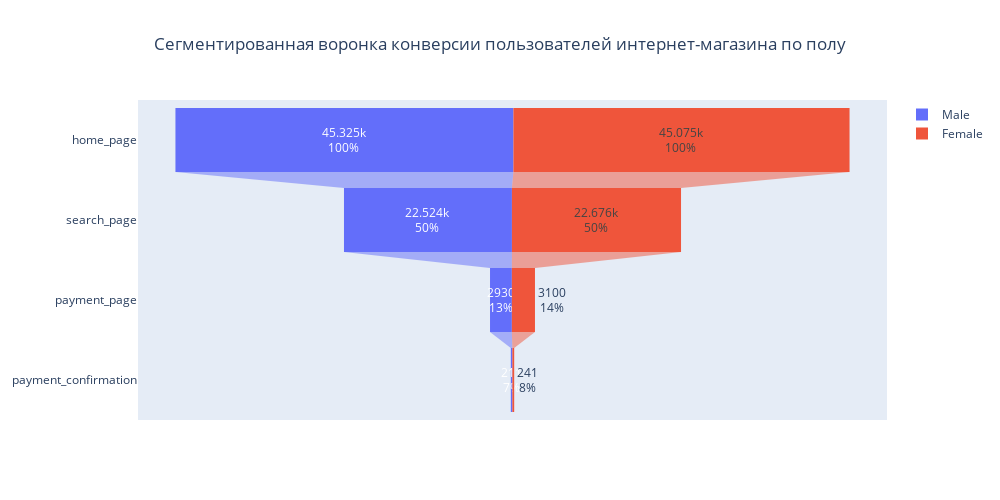

Notebook source saved alongside this figure:
### Code cell
from plotly import graph_objects as go

# Настраиваем скрипт библиотеки Plotly нашими параметрами
fig = go.Figure()

# график для Male
fig.add_trace(go.Funnel(
    y = dfg['Page'],
    x = dfg['Male'],
    name = 'Male',
    constraintext='outside',
    textposition = 'inside',
    textinfo = 'value+percent previous'
    ))

# график для Female
fig.add_trace(go.Funnel(
    y = dfg['Page'],
    x = dfg['Female'],
    name = 'Female',
    textposition = 'auto',
    textinfo = 'value+percent previous'
   ))

fig.update_layout(
    title = 'Cегментированная воронка конверсии пользователей интернет-магазина по полу',
    title_x=0.5,
    autosize=False,
    width=1000,
    height=500)

fig.show()

### Figure 1 — Plotly figure (JSON) as saved in the notebook; plotly's stock layout.template omitted (floating-point values rounded to 4 significant figures)
{"data": [{"constraintext": "outside", "name": "Male", "textinfo": "value+percent previous", "textposition": "inside", "type": "funnel", "x": [45325, 22524, 2930, 211], "y": ["home_page", "search_page", "payment_page", "payment_confirmation"]}, {"name": "Female", "textinfo": "value+percent previous", "textposition": "auto", "type": "funnel", "x": [45075, 22676, 3100, 241], "y": ["home_page", "search_page", "payment_page", "payment_confirmation"]}], "layout": {"autosize": false, "height": 500, "title": {"text": "Cегментированная воронка конверсии пользователей интернет-магазина по полу", "x": 0.5}, "width": 1000}}
